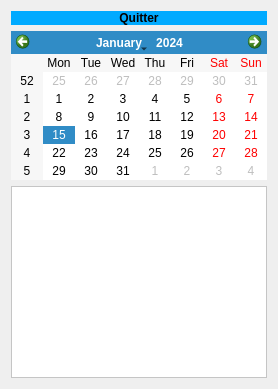
            <widget class="QWidget" name="reportsPage">
             <layout class="QGridLayout" name="gridLayout_2">
              <item row="0" column="0">
               <layout class="QGridLayout" name="gridLayout">
                <item row="1" column="0">
                 <widget class="QCalendarWidget" name="calendarWidget"/>
                </item>
                <item row="3" column="0">
                 <widget class="QTextEdit" name="infocalender">
                  <property name="styleSheet">
                   <string notr="true">background-color:#ffffff;
color:black;</string>
                  </property>
                  <property name="html">
                   <string>&lt;!DOCTYPE HTML PUBLIC &quot;-//W3C//DTD HTML 4.0//EN&quot; &quot;http://www.w3.org/TR/REC-html40/strict.dtd&quot;&gt;
&lt;html&gt;&lt;head&gt;&lt;meta name=&quot;qrichtext&quot; content=&quot;1&quot; /&gt;&lt;style type=&quot;text/css&quot;&gt;
p, li { white-space: pre-wrap; }
&lt;/style&gt;&lt;/head&gt;&lt;body style=&quot; font-family:'MS Shell Dlg 2'; font-size:7.875pt; font-weight:400; font-style:normal;&quot;&gt;
&lt;p style=&quot;-qt-paragraph-type:empty; margin-top:0px; margin-bottom:0px; margin-left:0px; margin-right:0px; -qt-block-indent:0; text-indent:0px; font-family:'MS Shell Dlg 2';&quot;&gt;&lt;br /&gt;&lt;/p&gt;&lt;/body&gt;&lt;/html&gt;</string>
                  </property>
                 </widget>
                </item>
                <item row="0" column="0">
                 <widget class="QPushButton" name="pushButton_17">
                  <property name="font">
                   <font>
                    <weight>75</weight>
                    <bold>true</bold>
                    <underline>false</underline>
                   </font>
                  </property>
                  <property name="styleSheet">
                   <string notr="true">*{
	background-color: rgb(0, 170, 255);

border-radius: 10px;
}</string>
                  </property>
                  <property name="text">
                   <string>Quitter</string>
                  </property>
                  <property name="flat">
                   <bool>false</bool>
                  </property>
                 </widget>
                </item>
               </layout>
              </item>
             </layout>
            </widget>
